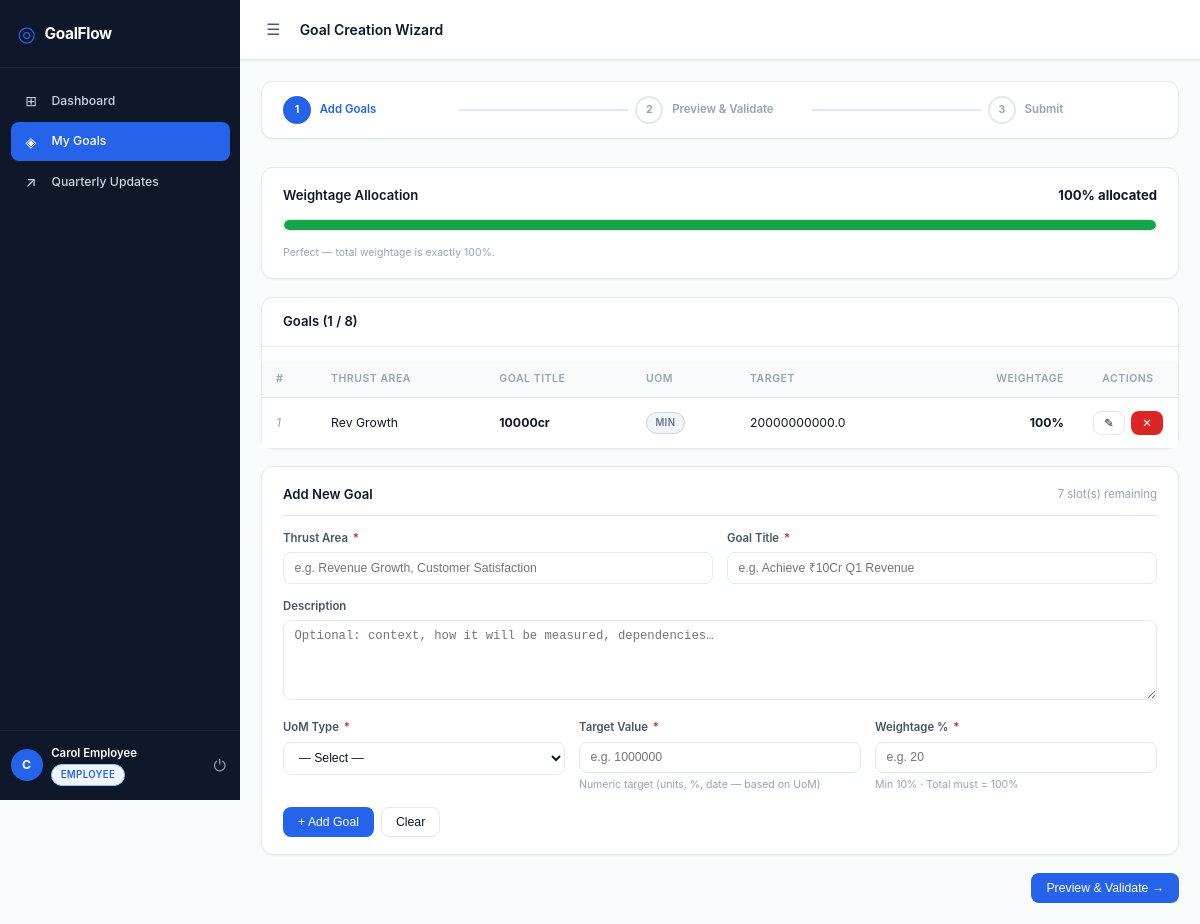
Page /employee/goals/wizard (signed in) on the committed database.
### app/models.py (models this page shows)
class User(Base):
    __tablename__ = "users"
    id         = Column(Integer, primary_key=True, index=True)
    name       = Column(Text, nullable=False)
    email      = Column(Text, unique=True, nullable=False, index=True)
    password_hash = Column(Text, nullable=False)
    role       = Column(Text, nullable=False)        # employee | manager | admin
    manager_id = Column(Integer, ForeignKey("users.id"), nullable=True)
    department = Column(Text, nullable=True)
    is_active  = Column(Boolean, default=True)
    created_at = Column(DateTime, default=datetime.utcnow)
    manager        = relationship("User", remote_side=[id], backref="direct_reports")
    goal_sheets    = relationship("GoalSheet", back_populates="employee",
                                  foreign_keys="GoalSheet.employee_id")
    approved_sheets = relationship("GoalSheet", back_populates="approver",
                                   foreign_keys="GoalSheet.approved_by")
    audit_logs     = relationship("AuditLog", back_populates="changed_by_user",
                                  foreign_keys="AuditLog.changed_by")

class Goal(Base):
    __tablename__ = "goals"
    id            = Column(Integer, primary_key=True, index=True)
    goal_sheet_id = Column(Integer, ForeignKey("goal_sheets.id"), nullable=False)
    thrust_area   = Column(Text, nullable=False)
    title         = Column(Text, nullable=False)
    description   = Column(Text, nullable=True)
    uom_type      = Column(Text, nullable=False)
    target_value  = Column(Float, nullable=False)
    weightage     = Column(Float, nullable=False)
    is_shared     = Column(Boolean, default=False)
    primary_owner_id = Column(Integer, ForeignKey("users.id"), nullable=True)
    created_at    = Column(DateTime, default=datetime.utcnow)
    goal_sheet    = relationship("GoalSheet", back_populates="goals")
    primary_owner = relationship("User", foreign_keys=[primary_owner_id])
    achievement_updates = relationship("AchievementUpdate", back_populates="goal",
                                       cascade="all, delete-orphan")
    shared_as_master = relationship("SharedGoal",
                                    foreign_keys="SharedGoal.master_goal_id",
                                    back_populates="master_goal")
    shared_as_linked = relationship("SharedGoal",
                                    foreign_keys="SharedGoal.linked_goal_id",
                                    back_populates="linked_goal")

### app/routers/employee.py (the view)
@router.get("/goals/wizard", response_class=HTMLResponse)
def goal_wizard(
    request: Request,
    flash_success: str = None,
    flash_error: str   = None,
    current_user: User = Depends(require_employee),
    db: Session = Depends(get_db),
):
    cycle = _active_goal_setting_cycle(db)
    if not cycle:
        return _redirect(
            "/employee/goals",
            error="No active goal-setting cycle. Contact your HR Admin.",
        )
    sheet  = _get_or_create_draft_sheet(db, current_user, cycle)
    if sheet.status not in ("draft", "returned"):
        return _redirect(
            "/employee/goals",
            error=f"Your goal sheet is '{sheet.status}' and cannot be edited.",
        )
    goals      = sheet.goals
    total_w    = sum(g.weightage for g in goals)
    val_errors = _validate_goals(goals)
    return templates.TemplateResponse("employee/goal_wizard.html", {
        "request":       request,
        "user":          current_user,
        "cycle":         cycle,
        "sheet":         sheet,
        "goals":         goals,
        "total_weight":  total_w,
        "max_goals":     MAX_GOALS,
        "min_weight":    int(MIN_WEIGHTAGE),
        "uom_labels":    UOM_LABELS,
        "val_errors":    val_errors,
        "can_submit":    len(val_errors) == 0,
        "flash_success": flash_success,
        "flash_error":   flash_error,
    })

### templates/employee/goal_wizard.html (shortened to what this page needs)
{% extends "base.html" %}
{% block page_title %}Goal Creation Wizard{% endblock %}
{% block content %}
<div class="wizard-steps" id="wizard-steps">
  <div class="wizard-step" id="step-ind-1">
    <div class="wizard-step-dot">1</div>
    <span class="wizard-step-label">Add Goals</span>
  </div>
  <div class="wizard-connector"></div>
  <div class="wizard-step" id="step-ind-2">
    <div class="wizard-step-dot">2</div>
    <span class="wizard-step-label">Preview &amp; Validate</span>
  </div>
  <div class="wizard-connector"></div>
  <div class="wizard-step" id="step-ind-3">
    <div class="wizard-step-dot">3</div>
    <span class="wizard-step-label">Submit</span>
  </div>
</div>
<div id="wizard-step-1">
  <div class="card" style="padding:1.25rem 1.5rem">
    <div class="flex-between" style="margin-bottom:.5rem">
      <span class="card-title">Weightage Allocation</span>
      <span id="weightage-label" style="font-weight:700;font-size:.9375rem">
      </span>
    </div>
    <div id="weightage-meter"
         class="weightage-meter {% if total_weight < 100 %}weightage-under{% elif total_weight == 100 %}weightage-ok{% else %}weightage-over{% endif %}">
      <div class="weightage-meter-bar">
        <div class="weightage-meter-fill"
             id="weightage-fill"
             style="width:{{ [total_weight, 100] | min }}%"></div>
      </div>
    </div>
    <div id="weightage-hint" class="form-hint" style="margin-top:.375rem">
    </div>
  </div>
  {% if goals %}
  <div class="card" style="padding:0">
    <div class="card-header" style="padding:1rem 1.5rem">
      <span class="card-title">Goals ({{ goals|length }} / {{ max_goals }})</span>
    </div>
    <div class="table-wrapper" style="border:none;border-radius:0">
      <table>
        <thead>
          <tr>
            <th>#</th>
            <th>Thrust Area</th>
            <th>Goal Title</th>
            <th>UoM</th>
            <th>Target</th>
            <th style="text-align:right">Weightage</th>
            <th style="text-align:center;width:100px">Actions</th>
          </tr>
        </thead>
        <tbody>
          {% for g in goals %}
          <tr id="goal-row-{{ g.id }}" data-goal-weight="{{ g.weightage }}">
            <td class="text-muted">{{ loop.index }}</td>
            <td>{{ g.thrust_area }}</td>
            <td>
              <strong>{{ g.title }}</strong>
            </td>
            <td>
              <span class="badge badge-draft">{{ g.uom_type | upper }}</span>
            </td>
            <td>{{ g.target_value }}</td>
            <td style="text-align:right;font-weight:700">{{ "%.0f"|format(g.weightage) }}%</td>
            <td style="text-align:center">
              <div class="btn-group" style="justify-content:center;gap:.375rem">
                <button class="btn btn-secondary btn-sm"
                        onclick="openEditModal({{ g.id }}, {{ g.thrust_area|tojson }}, {{ g.title|tojson }}, {{ (g.description or '')|tojson }}, '{{ g.uom_type }}', {{ g.target_value }}, {{ g.weightage }})">✎</button>
                <form method="post" action="/employee/goals/{{ g.id }}/delete"
                      onsubmit="return confirm('Delete goal \'{{ g.title }}\'?')">
                  <button type="submit" class="btn btn-danger btn-sm">✕</button>
                </form>
              </div>
            </td>
          </tr>
          {% endfor %}
        </tbody>
      </table>
    </div>
  </div>
  {% endif %}
  {% if goals|length < max_goals %}
  <div class="card" id="add-goal-card">
    <div class="card-header">
      <span class="card-title">Add New Goal</span>
      <span class="text-muted" style="font-size:.8125rem">{{ max_goals - goals|length }} slot(s) remaining</span>
    </div>
    <form method="post" action="/employee/goals" id="add-goal-form">
      <div class="form-row cols-2">
        <div class="form-group">
          <label class="form-label">Thrust Area <span class="req">*</span></label>
          <input type="text" name="thrust_area" class="form-input"
                 placeholder="e.g. Revenue Growth, Customer Satisfaction"
                 required maxlength="120">
        </div>
        <div class="form-group">
          <label class="form-label">Goal Title <span class="req">*</span></label>
          <input type="text" name="title" class="form-input"
                 placeholder="e.g. Achieve ₹10Cr Q1 Revenue"
                 required maxlength="200">
        </div>
      </div>
      <div class="form-group">
        <label class="form-label">Description</label>
        <textarea name="description" class="form-textarea" rows="2"
                  placeholder="Optional: context, how it will be measured, dependencies…"
                  maxlength="500"></textarea>
      </div>
      <div class="form-row cols-3">
        <div class="form-group">
          <label class="form-label">UoM Type <span class="req">*</span></label>
          <select name="uom_type" class="form-select" required id="add-uom-select">
            <option value="" disabled selected>— Select —</option>
          </select>
        </div>
        <div class="form-group">
          <label class="form-label">Target Value <span class="req">*</span></label>
          <input type="number" name="target_value" class="form-input"
                 placeholder="e.g. 1000000" step="any" required min="0"
                 id="add-target-input">
          <div class="form-hint" id="target-hint">Numeric target (units, %, date — based on UoM)</div>
        </div>
        <div class="form-group">
          <label class="form-label">Weightage % <span class="req">*</span></label>
          <input type="number" name="weightage" class="form-input weightage-input"
                 placeholder="e.g. 20" step="1" required
                 min="{{ min_weight }}" max="100"
                 id="add-weightage-input">
          <div class="form-hint">Min {{ min_weight }}% · Total must = 100%</div>
        </div>
      </div>
      <div class="btn-group">
        <button type="submit" class="btn btn-primary" id="add-goal-btn">+ Add Goal</button>
        <button type="reset" class="btn btn-secondary" onclick="resetAddForm()">Clear</button>
      </div>
    </form>
  </div>
  {% else %}
  <div class="flash flash-info">
    Maximum {{ max_goals }} goals reached. Delete a goal to add a new one.
  </div>
  {% endif %}
  <div style="display:flex;justify-content:flex-end;margin-top:1rem">
    <button class="btn btn-primary"
            id="go-preview-btn"
            onclick="goToStep(2)"
            {% if not goals %}disabled title="Add at least one goal first"{% endif %}>
      Preview &amp; Validate →
    </button>
  </div>
</div>
        {% set gc = goals|length %}
        {% set bad_weight = goals | selectattr('weightage', 'lt', min_weight) | list %}
{% endblock %}

### templates/base.html (shortened to what this page needs)
<!DOCTYPE html>
<html lang="en">
<head>
  <link rel="stylesheet" href="/static/css/styles.css" />
</head>
<body>
{% if user is defined and user %}
<aside class="sidebar" id="sidebar">
  <div class="sidebar-brand">
    <span class="brand-icon">◎</span>
    <span class="brand-name">GoalFlow</span>
  </div>
  <nav class="sidebar-nav">
    {% if user.role == "employee" %}
      <a href="/employee/dashboard"  class="nav-item {% if request.url.path == '/employee/dashboard' %}active{% endif %}">
        <span class="nav-icon">⊞</span> Dashboard
      </a>
      <a href="/employee/goals"      class="nav-item {% if '/employee/goals' in request.url.path %}active{% endif %}">
        <span class="nav-icon">◈</span> My Goals
      </a>
      <a href="/employee/updates"    class="nav-item {% if '/employee/updates' in request.url.path %}active{% endif %}">
        <span class="nav-icon">↗</span> Quarterly Updates
      </a>
    {% endif %}
  </nav>
  <div class="sidebar-footer">
    <div class="user-chip">
      <div class="user-avatar">{{ user.name[0].upper() }}</div>
      <div class="user-info">
        <span class="user-name">{{ user.name }}</span>
        <span class="user-role badge badge-{{ user.role }}">{{ user.role | capitalize }}</span>
      </div>
    </div>
    <a href="/logout" class="logout-btn" title="Sign out">⏻</a>
  </div>
</aside>
{% endif %}
<main class="main-content {% if not (user is defined and user) %}full-width{% endif %}">
  {% if user is defined and user %}
  <header class="topbar">
    <button class="sidebar-toggle" onclick="toggleSidebar()" title="Toggle sidebar">☰</button>
    <h1 class="page-title">{% block page_title %}{% endblock %}</h1>
  </header>
  {% endif %}
  <div class="page-body">
    {% block content %}{% endblock %}
  </div>
</main>
</body>
</html>

### rows in the picture
User: name "C", name "Carol Employee", role "EMPLOYEE"
Goal: thrust_area "Rev Growth", title "10000cr", uom_type "MIN", target_value "20000000000.0", weightage "100"

### other values in the picture
{{ goals|length }} "1"
{{ max_goals }} "8"
{{ max_goals - goals|length }} "7"
{{ min_weight }} "10"
